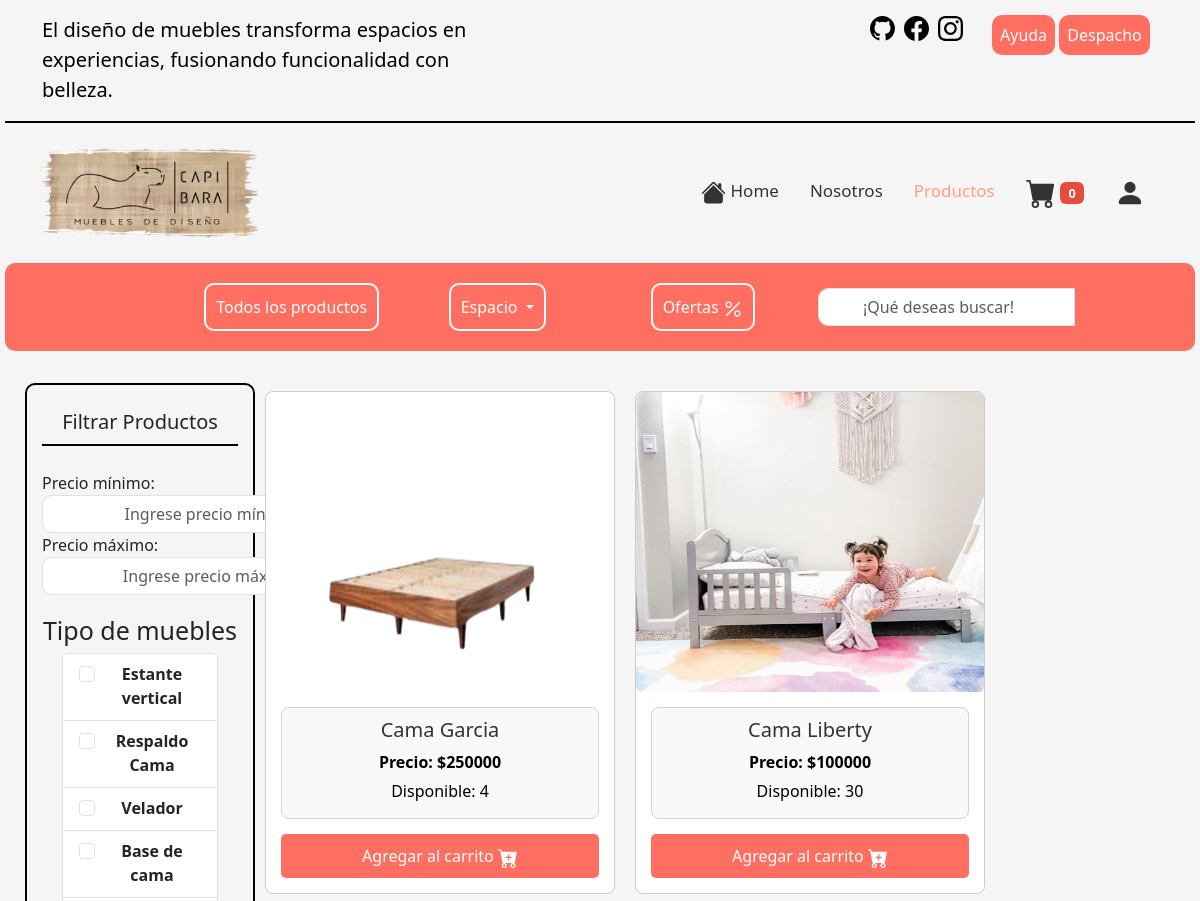
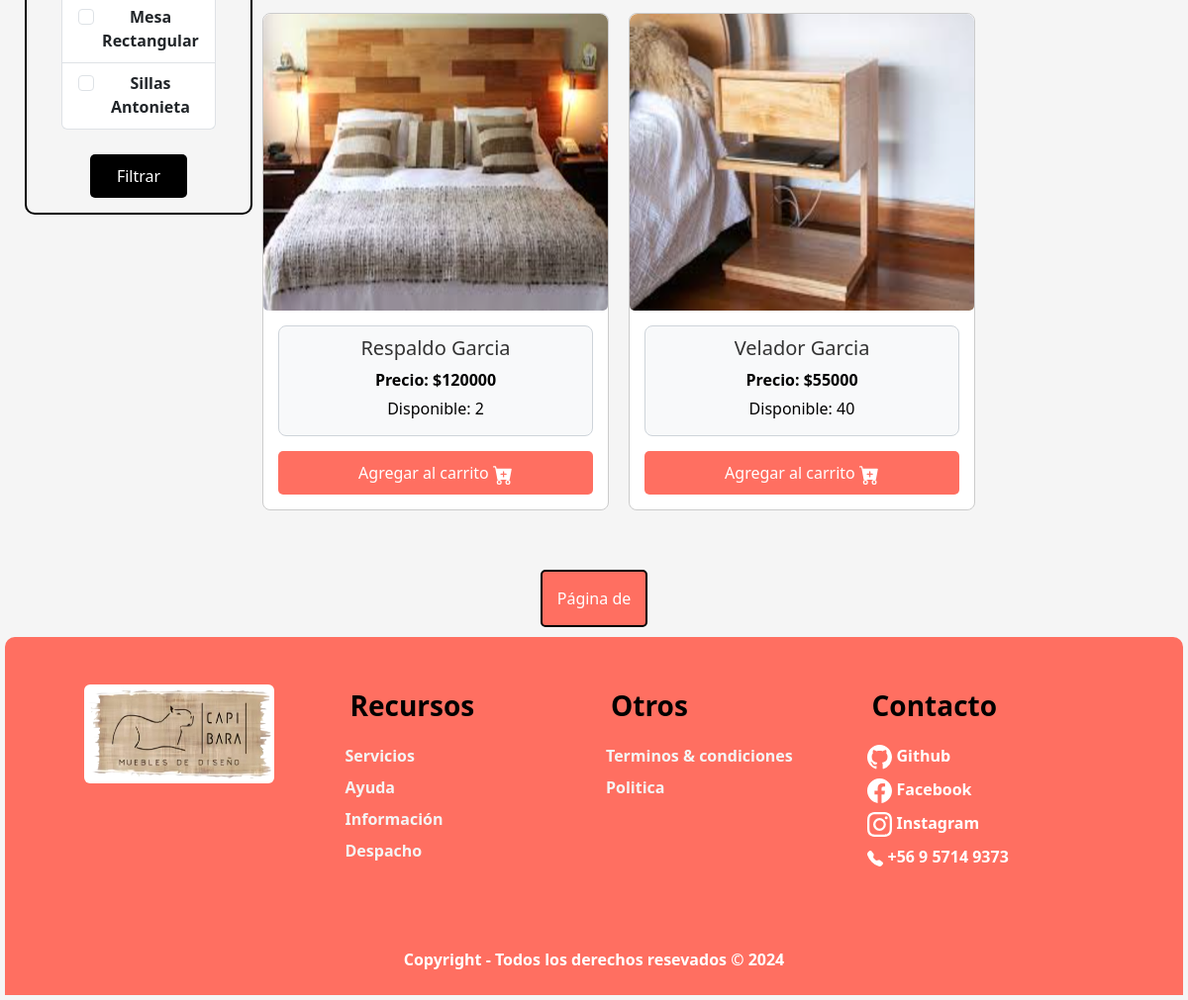
The app's page /dormitorio, older data (2 pictures, top to bottom).
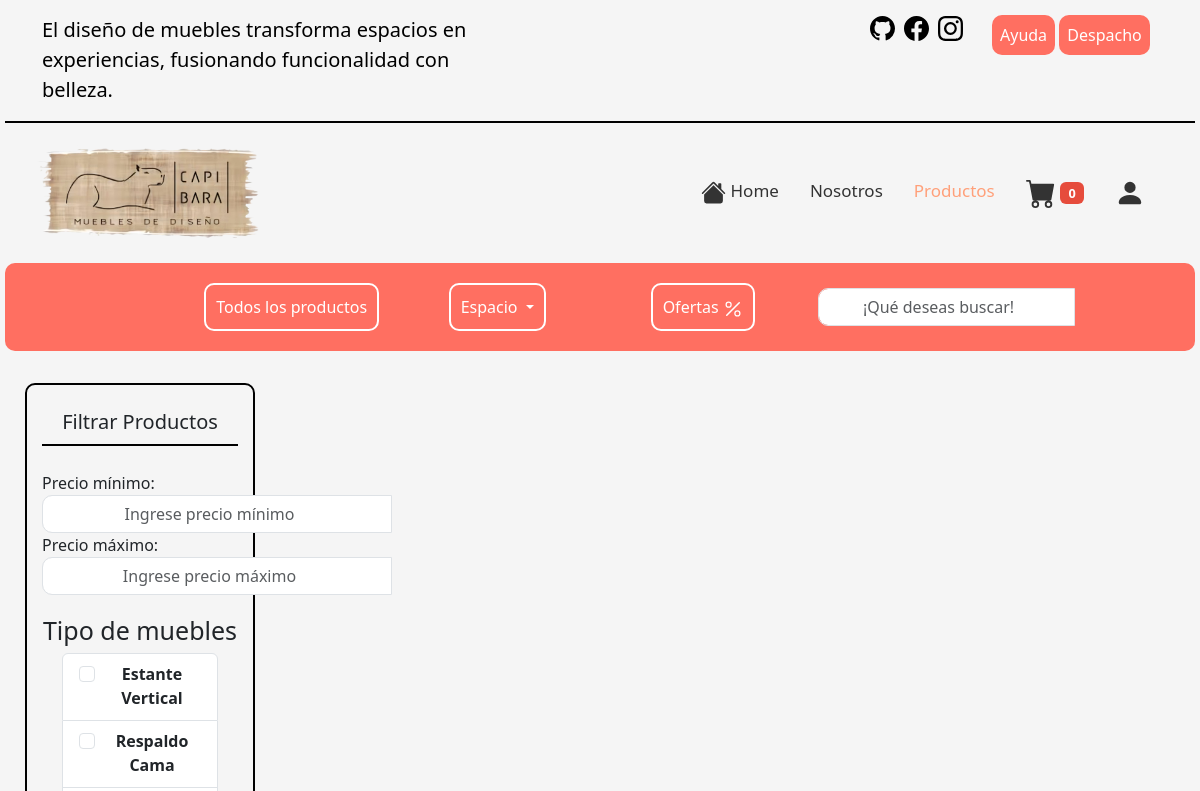
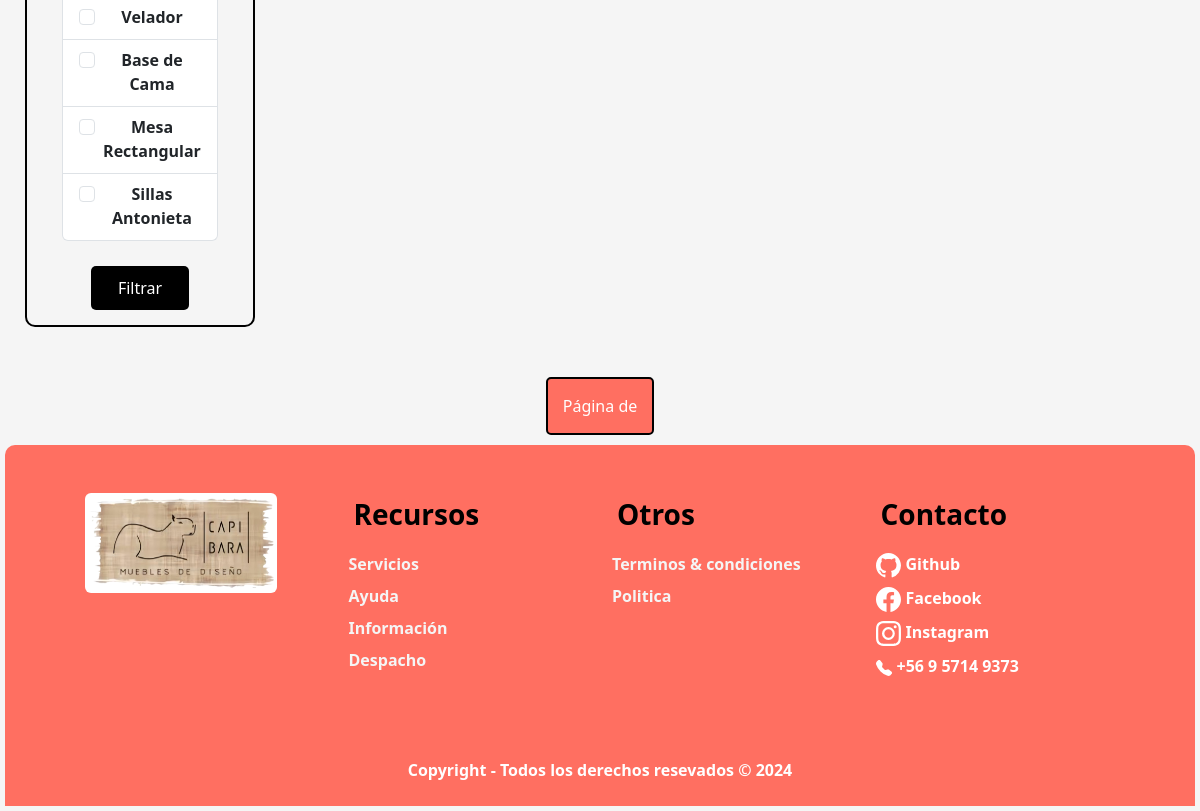
The same page, newer data (2 pictures, top to bottom).
### apps/capibara/models.py (models this page shows, shortened)
class Mueble(models.Model):
    id = models.AutoField(primary_key=True)
    nombre = models.CharField(max_length=50, null=False)

class Producto(models.Model):
    img = models.ImageField(upload_to="imgProductos")
    cod = models.IntegerField(primary_key=True)
    nombre = models.CharField(max_length=100, null=False)
    clasificacion = models.CharField(max_length=100, null=False)
    categoria = models.ForeignKey(Categoria, on_delete=models.CASCADE)
    mueble = models.ForeignKey(Mueble, on_delete=models.CASCADE)
    stock = models.IntegerField(null=False)
    precio = models.IntegerField(null=False, default=0)
    descripcion = models.TextField(blank=True, null=True)
    fecha_ingreso = models.DateField(auto_now_add=True)
    ventas = models.IntegerField(default=0)
    largo_cm = models.DecimalField(
        max_digits=10, decimal_places=2, null=False, blank=False
    )
    ancho_cm = models.DecimalField(
        max_digits=10, decimal_places=2, null=False, blank=False
    )
    alto_cm = models.DecimalField(
        max_digits=10, decimal_places=2, null=False, blank=False
    )
    cantidad_planchas = models.IntegerField(default=0, blank=False)
    cantidad_tornillos = models.IntegerField(default=0, blank=False)
    cantidad_manillas = models.IntegerField(default=0, blank=False)
    cantidad_bisagras = models.IntegerField(default=0, blank=False)
    cantidad_patas_gomas = models.IntegerField(default=0, blank=False)
    cantidad_rieles = models.IntegerField(default=0, blank=False)
    disponible = models.BooleanField(default=True)

### apps/capibara/views.py (the view)
# urls.py: path("dormitorio", views.CargarDormitorio, name="dormitorio"),
def CargarDormitorio(request):
    prodDorm = Producto.objects.filter(stock__gt="0", categoria="2").order_by("nombre")
    muebles = Mueble.objects.all()
    categorias = Producto.objects.values("mueble").distinct()
    paginator = Paginator(prodDorm, 6)
    page_number = request.GET.get("page")
    page_products = paginator.get_page(page_number)
    return render(
        request,
        "pages/productos/dormitorio.html",
        {"prod": page_products, "mueb": muebles, "cat": categorias},
    )

### apps/capibara/context_processor.py (called while the page is built)
def carrito_counter(request):
    carrito = request.session.get("carrito", {})
    carrito_count = sum(carrito.values()) if carrito else 0
    return {"carrito_count": carrito_count}

def subtotal_carrito(request):
    subtotal = 0
    carrito = request.session.get("carrito", {})
    for cod_producto, cantidad in carrito.items():
        producto = Producto.objects.get(cod=cod_producto)
        subtotal += producto.precio * cantidad
    iva = subtotal * 0.19
    total_con_iva = subtotal + iva
    return {
        "subtotal_carrito": floatformat(subtotal, 0),
        "iva": floatformat(iva, 0),
        "total_con_iva": floatformat(total_con_iva, 0),
    }

### apps/capibara/templates/pages/productos/dormitorio.html (shortened to what the changed rows need)
{% extends "base.html" %}
{% load static %}
{% block style %}
    <link rel="stylesheet" href="{% static 'css/productos.css' %}">
{% endblock style %}
{% block body %}
<main class="container-main">
        <section class="container-card">
            <div class="col-md-6 filter">
                <div id="filters" class="d-flex flex-column">
                    <div class="filter-item">
                        <h2 class="filter-header-cat">Tipo de muebles</h2>
                        <div class="filter-body">
                            <ul class="list-group">
                                {% for m in mueb %}
                                <li class="list-group-item">
                                    <label class="form-check" for="{{m.nombre}}">
                                        <input class="form-check-input categoria-checkbox" type="checkbox" name="categoria" id="{{m.nombre}}" value="{{ m.id }}"> {{ m.nombre }}
                                    </label>
                                </li>
                                {% endfor %}
                            </ul>
                        </div>
                    </div>
                </div>
            </div>
            <div class="col-md-9 container-productos">
                {% for p in prod %}
                <a href="{% url 'ver_producto' p.cod %}" class="card abrir-producto" id="{{p.cod}}" data-categoria="{{p.mueble.id}}" data-precio="{{p.precio}}">
                    <div class="card-img">
                        <img src="{{ p.img.url }}" class="card-img-top" alt="{{ p.nombre }}">
                    </div>
                    <div class="info-card">
                        <div class="text-product">
                            <h5 class="card-title">{{ p.nombre }}</h5>
                            <div class="price">Precio: ${{ p.precio }}</div>
                            <div class="stock">Disponible: {{ p.stock }}</div>
                        </div>
                        <form id="form-agregar-carrito" method="post" action="{% url 'agregar_al_carrito' %}">
                            <button id="btn-add-to-cart" class="btn-cart" type="submit">
                                Agregar al carrito
                            </button>
                        </form>
                    </div>
                </a>
                {% endfor %}
            </div>
        </section>
    </main>
{% endblock body %}

Row changes from the older to the newer data that the page shows:
removed Producto: img (picture), nombre "Cama Garcia", precio "250000", stock "4"
removed Producto: img (picture), nombre "Cama Liberty", precio "100000", stock "30"
removed Producto: img (picture), nombre "Respaldo Garcia", precio "120000", stock "2"
removed Producto: img (picture), nombre "Velador Garcia", precio "55000", stock "40"
changed Mueble: nombre "Estante vertical" → "Estante Vertical"
changed Mueble: nombre "Base de cama" → "Base de Cama"
